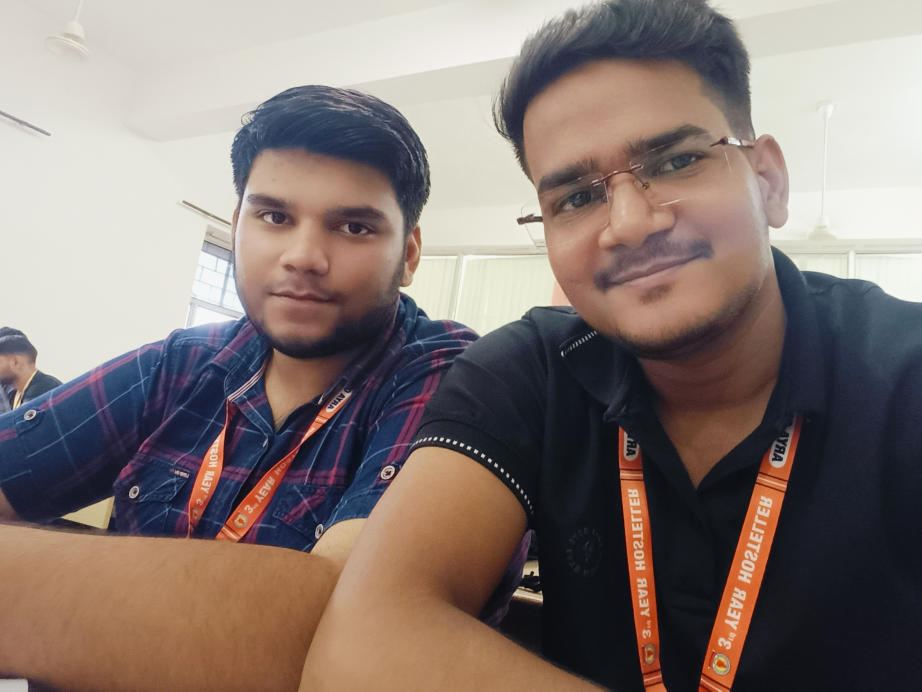
#> input picture Ashish.jpg, 4608 x 3456 px (shown at 1/5 size)
$ jupyter execute 'Color Masking an Image.ipynb'
#> lines starting #> are read from the running program, lines starting #| are printed output that depends on the picture; after the words box and inside, x2 and y2 are one past the last pixel; in counts of white or black regions, pixels touching at a corner belong together
[cell 1]
import cv2 as cv
import numpy as np

[cell 2]
lower = np.array([0,0,0])
upper = np.array([100,100,100])
img = cv.imread('Ashish.jpg')
#> img is the input picture: shape (3456, 4608, 3); mean B, G, R 114.4, 119.5, 133

blured = cv.blur(img, (8,8))
mask = cv.inRange(blured, lower, upper)
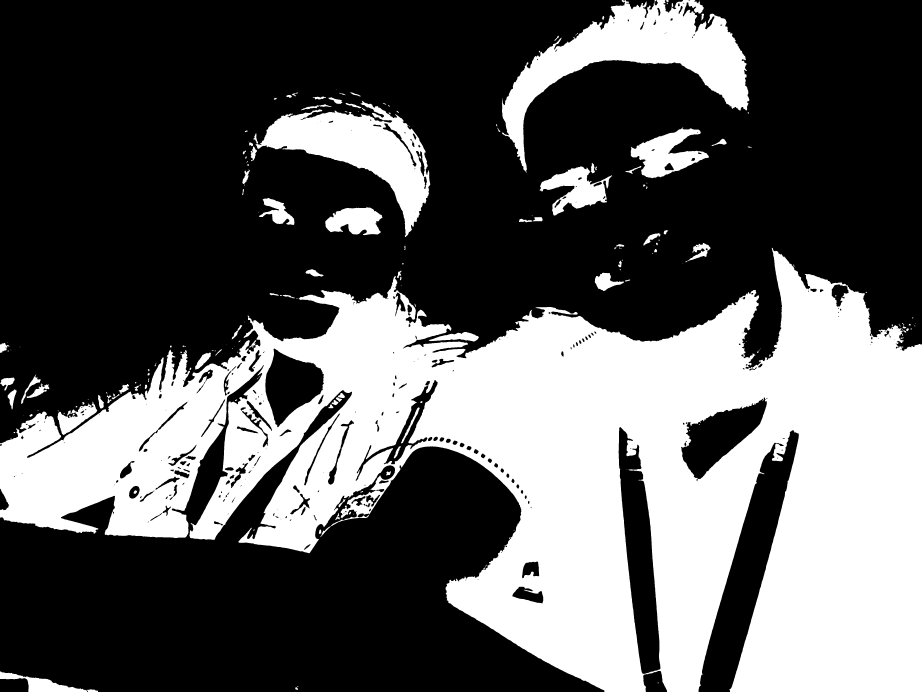
#> mask: shape (3456, 4608) (shown at 1/5 size); 36.5% white; 225 white regions (75 under 20 px), largest, box (x1, y1, x2, y2) and area: (0, 1239, 4608, 3456) 5057264, (2509, 0, 3747, 864) 318525, (1266, 504, 2151, 1185) 210570

img=cv.resize(img,(400,400))
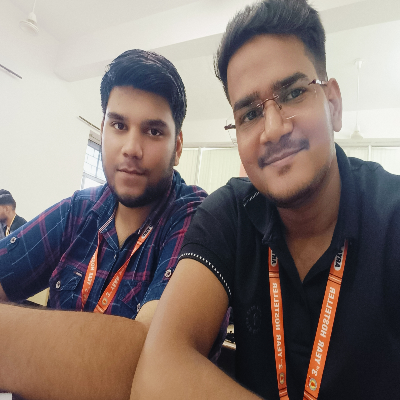
#> img: shape (400, 400, 3); mean B, G, R 114.3, 119.4, 132.9
mask=cv.resize(mask,(400,400))
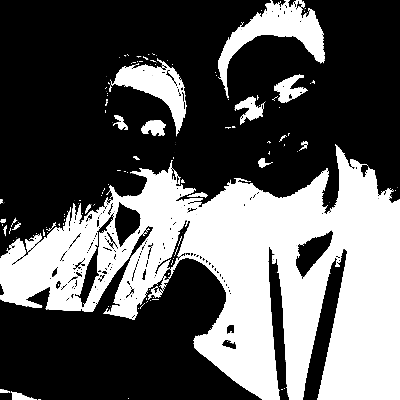
#> mask: shape (400, 400); min 0, max 255, mean 92.9

cv.imshow("Frame-1", img)
cv.imshow("Mask-1", mask)

cv.waitKey(0)

cv.destroyAllWindows()

$ run again, with Circle and Face Extraction.png saved as Ashish.jpg
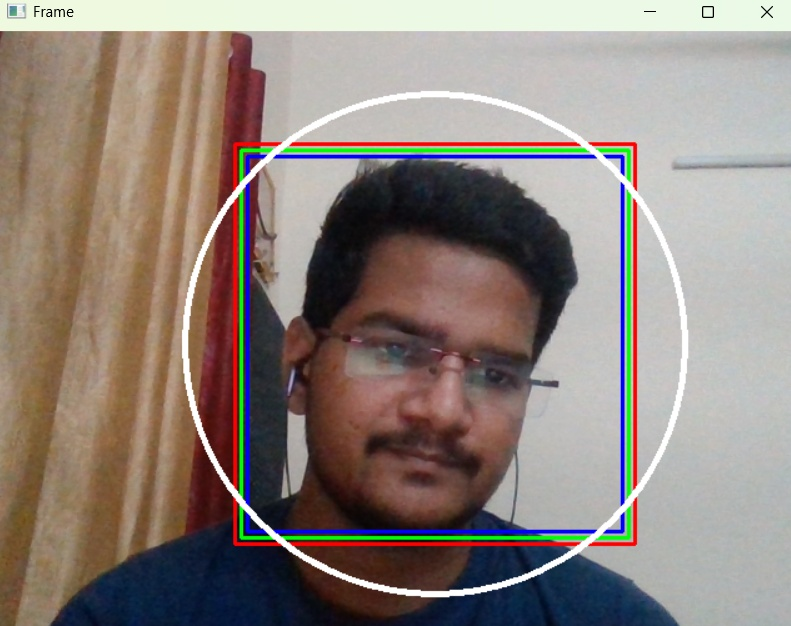
#> input picture Circle and Face Extraction.png, 791 x 626 px
#> img is the input picture: shape (626, 791, 3); mean B, G, R 123.8, 130.8, 142.2
#> `mask = cv.inRange(blured, lower, upper)`:
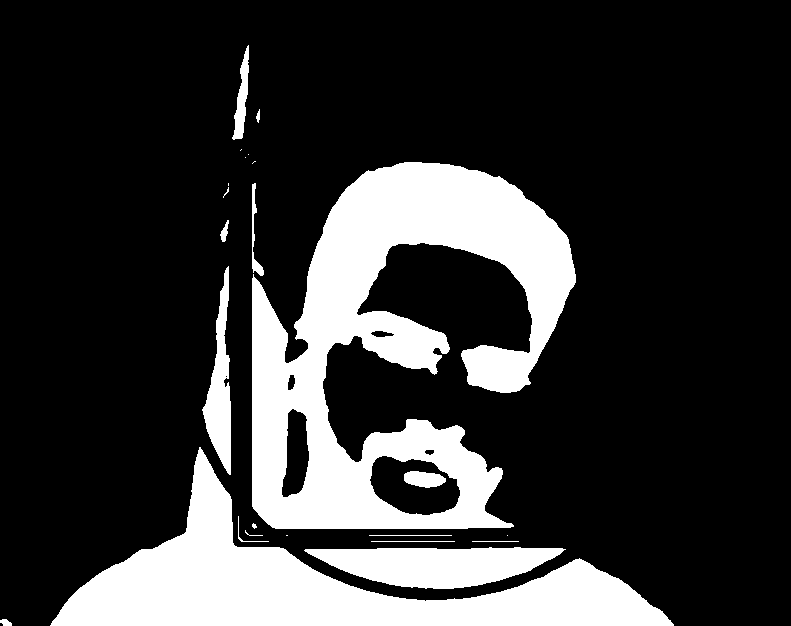
#> mask: shape (626, 791); 21.2% white; 24 white regions (9 under 20 px), largest, box (x1, y1, x2, y2) and area: (252, 162, 576, 529) 57745, (50, 447, 674, 626) 34792, (304, 547, 566, 589) 7375
#> img: shape (400, 400, 3)
#> `mask=cv.resize(mask,(400,400))`:
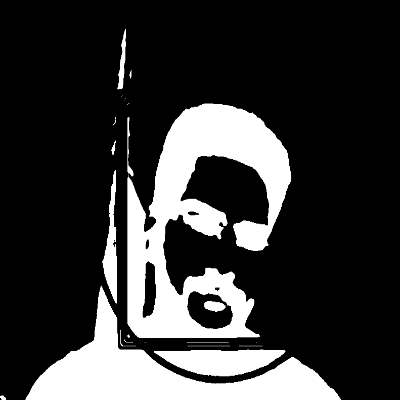
#> mask: shape (400, 400); min 0, max 255, mean 54.1
